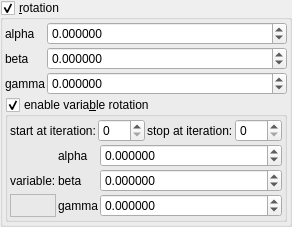
    <widget class="MyGroupBox" name="groupCheck_mandelbox_main_rotation_enabled">
     <property name="title">
      <string>&amp;rotation</string>
     </property>
     <property name="checkable">
      <bool>true</bool>
     </property>
     <layout class="QVBoxLayout" name="verticalLayout_3" stretch="0,0">
      <property name="spacing">
       <number>2</number>
      </property>
      <property name="leftMargin">
       <number>2</number>
      </property>
      <property name="topMargin">
       <number>2</number>
      </property>
      <property name="rightMargin">
       <number>2</number>
      </property>
      <property name="bottomMargin">
       <number>2</number>
      </property>
      <item>
       <layout class="QGridLayout" name="gridLayout_2" columnstretch="0,1">
        <property name="spacing">
         <number>2</number>
        </property>
        <item row="2" column="0">
         <widget class="QLabel" name="label_15">
          <property name="text">
           <string notr="true">gamma</string>
          </property>
         </widget>
        </item>
        <item row="0" column="0">
         <widget class="QLabel" name="label_13">
          <property name="text">
           <string notr="true">alpha</string>
          </property>
         </widget>
        </item>
        <item row="0" column="1">
         <widget class="MyDoubleSpinBox" name="spinboxd3_mandelbox_rotation_main_x">
          <property name="sizePolicy">
           <sizepolicy hsizetype="Minimum" vsizetype="Maximum">
            <horstretch>0</horstretch>
            <verstretch>0</verstretch>
           </sizepolicy>
          </property>
          <property name="prefix">
           <string/>
          </property>
          <property name="suffix">
           <string/>
          </property>
          <property name="decimals">
           <number>6</number>
          </property>
          <property name="minimum">
           <double>-36000.000000000000000</double>
          </property>
          <property name="maximum">
           <double>36000.000000000000000</double>
          </property>
          <property name="singleStep">
           <double>1.000000000000000</double>
          </property>
         </widget>
        </item>
        <item row="2" column="1">
         <widget class="MyDoubleSpinBox" name="spinboxd3_mandelbox_rotation_main_z">
          <property name="sizePolicy">
           <sizepolicy hsizetype="Minimum" vsizetype="Maximum">
            <horstretch>0</horstretch>
            <verstretch>0</verstretch>
           </sizepolicy>
          </property>
          <property name="prefix">
           <string/>
          </property>
          <property name="suffix">
           <string/>
          </property>
          <property name="decimals">
           <number>6</number>
          </property>
          <property name="minimum">
           <double>-36000.000000000000000</double>
          </property>
          <property name="maximum">
           <double>36000.000000000000000</double>
          </property>
          <property name="singleStep">
           <double>1.000000000000000</double>
          </property>
         </widget>
        </item>
        <item row="1" column="1">
         <widget class="MyDoubleSpinBox" name="spinboxd3_mandelbox_rotation_main_y">
          <property name="sizePolicy">
           <sizepolicy hsizetype="Minimum" vsizetype="Maximum">
            <horstretch>0</horstretch>
            <verstretch>0</verstretch>
           </sizepolicy>
          </property>
          <property name="prefix">
           <string/>
          </property>
          <property name="suffix">
           <string/>
          </property>
          <property name="decimals">
           <number>6</number>
          </property>
          <property name="minimum">
           <double>-36000.000000000000000</double>
          </property>
          <property name="maximum">
           <double>36000.000000000000000</double>
          </property>
          <property name="singleStep">
           <double>1.000000000000000</double>
          </property>
         </widget>
        </item>
        <item row="1" column="0">
         <widget class="QLabel" name="label_14">
          <property name="text">
           <string notr="true">beta</string>
          </property>
         </widget>
        </item>
       </layout>
      </item>
      <item>
       <widget class="MyGroupBox" name="groupCheck_transf_function_enabledP_false">
        <property name="title">
         <string>enable varia&amp;ble rotation</string>
        </property>
        <property name="checkable">
         <bool>true</bool>
        </property>
        <layout class="QVBoxLayout" name="verticalLayout_16" stretch="0,0">
         <property name="spacing">
          <number>2</number>
         </property>
         <property name="leftMargin">
          <number>2</number>
         </property>
         <property name="topMargin">
          <number>2</number>
         </property>
         <property name="rightMargin">
          <number>2</number>
         </property>
         <property name="bottomMargin">
          <number>2</number>
         </property>
         <item>
          <layout class="QHBoxLayout" name="horizontalLayout_15" stretch="0,1,0,1">
           <item>
            <widget class="QLabel" name="label_96">
             <property name="text">
              <string>start at iteration:</string>
             </property>
            </widget>
           </item>
           <item>
            <widget class="MySpinBox" name="spinboxInt_transf_start_iterations">
             <property name="sizePolicy">
              <sizepolicy hsizetype="Minimum" vsizetype="Maximum">
               <horstretch>0</horstretch>
               <verstretch>0</verstretch>
              </sizepolicy>
             </property>
             <property name="minimum">
              <number>0</number>
             </property>
             <property name="maximum">
              <number>999</number>
             </property>
             <property name="value">
              <number>0</number>
             </property>
            </widget>
           </item>
           <item>
            <widget class="QLabel" name="label_68">
             <property name="text">
              <string>stop at iteration:</string>
             </property>
            </widget>
           </item>
           <item>
            <widget class="MySpinBox" name="spinboxInt_transf_stop_iterations">
             <property name="sizePolicy">
              <sizepolicy hsizetype="Preferred" vsizetype="Maximum">
               <horstretch>0</horstretch>
               <verstretch>0</verstretch>
              </sizepolicy>
             </property>
             <property name="maximum">
              <number>999</number>
             </property>
            </widget>
           </item>
          </layout>
         </item>
         <item>
          <layout class="QGridLayout" name="gridLayout_44" columnstretch="0,0,1">
           <property name="spacing">
            <number>2</number>
           </property>
           <item row="2" column="2">
            <widget class="MyDoubleSpinBox" name="spinbox3_transf_offset_000_z">
             <property name="sizePolicy">
              <sizepolicy hsizetype="Minimum" vsizetype="Maximum">
               <horstretch>0</horstretch>
               <verstretch>0</verstretch>
              </sizepolicy>
             </property>
             <property name="prefix">
              <string/>
             </property>
             <property name="suffix">
              <string/>
             </property>
             <property name="decimals">
              <number>6</number>
             </property>
             <property name="minimum">
              <double>-36000.000000000000000</double>
             </property>
             <property name="maximum">
              <double>36000.000000000000000</double>
             </property>
             <property name="singleStep">
              <double>1.000000000000000</double>
             </property>
            </widget>
           </item>
           <item row="1" column="1">
            <widget class="QLabel" name="label_166">
             <property name="text">
              <string notr="true">beta</string>
             </property>
            </widget>
           </item>
           <item row="0" column="1">
            <widget class="QLabel" name="label_168">
             <property name="text">
              <string notr="true">alpha</string>
             </property>
            </widget>
           </item>
           <item row="0" column="2">
            <widget class="MyDoubleSpinBox" name="spinbox3_transf_offset_000_x">
             <property name="sizePolicy">
              <sizepolicy hsizetype="Minimum" vsizetype="Maximum">
               <horstretch>0</horstretch>
               <verstretch>0</verstretch>
              </sizepolicy>
             </property>
             <property name="prefix">
              <string/>
             </property>
             <property name="suffix">
              <string/>
             </property>
             <property name="decimals">
              <number>6</number>
             </property>
             <property name="minimum">
              <double>-36000.000000000000000</double>
             </property>
             <property name="maximum">
              <double>36000.000000000000000</double>
             </property>
             <property name="singleStep">
              <double>1.000000000000000</double>
             </property>
            </widget>
           </item>
           <item row="1" column="2">
            <widget class="MyDoubleSpinBox" name="spinbox3_transf_offset_000_y">
             <property name="sizePolicy">
              <sizepolicy hsizetype="Minimum" vsizetype="Maximum">
               <horstretch>0</horstretch>
               <verstretch>0</verstretch>
              </sizepolicy>
             </property>
             <property name="prefix">
              <string/>
             </property>
             <property name="suffix">
              <string/>
             </property>
             <property name="decimals">
              <number>6</number>
             </property>
             <property name="minimum">
              <double>-36000.000000000000000</double>
             </property>
             <property name="maximum">
              <double>36000.000000000000000</double>
             </property>
             <property name="singleStep">
              <double>1.000000000000000</double>
             </property>
            </widget>
           </item>
           <item row="2" column="1">
            <widget class="QLabel" name="label_164">
             <property name="text">
              <string notr="true">gamma</string>
             </property>
            </widget>
           </item>
           <item row="1" column="0">
            <widget class="QLabel" name="label_170">
             <property name="text">
              <string>variable:</string>
             </property>
            </widget>
           </item>
           <item row="2" column="0">
            <widget class="QFrame" name="frame">
             <property name="frameShape">
              <enum>QFrame::StyledPanel</enum>
             </property>
             <property name="frameShadow">
              <enum>QFrame::Raised</enum>
             </property>
            </widget>
           </item>
          </layout>
         </item>
        </layout>
       </widget>
      </item>
     </layout>
    </widget>
